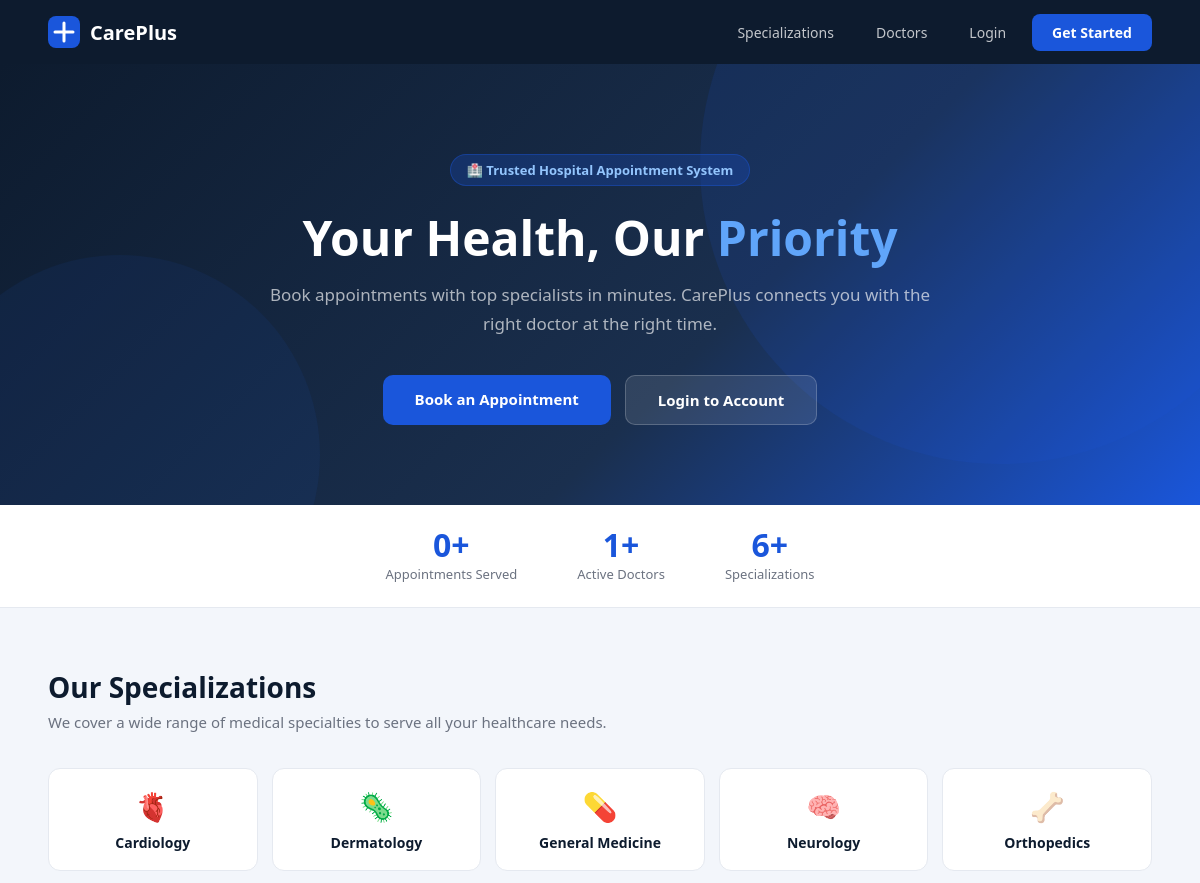
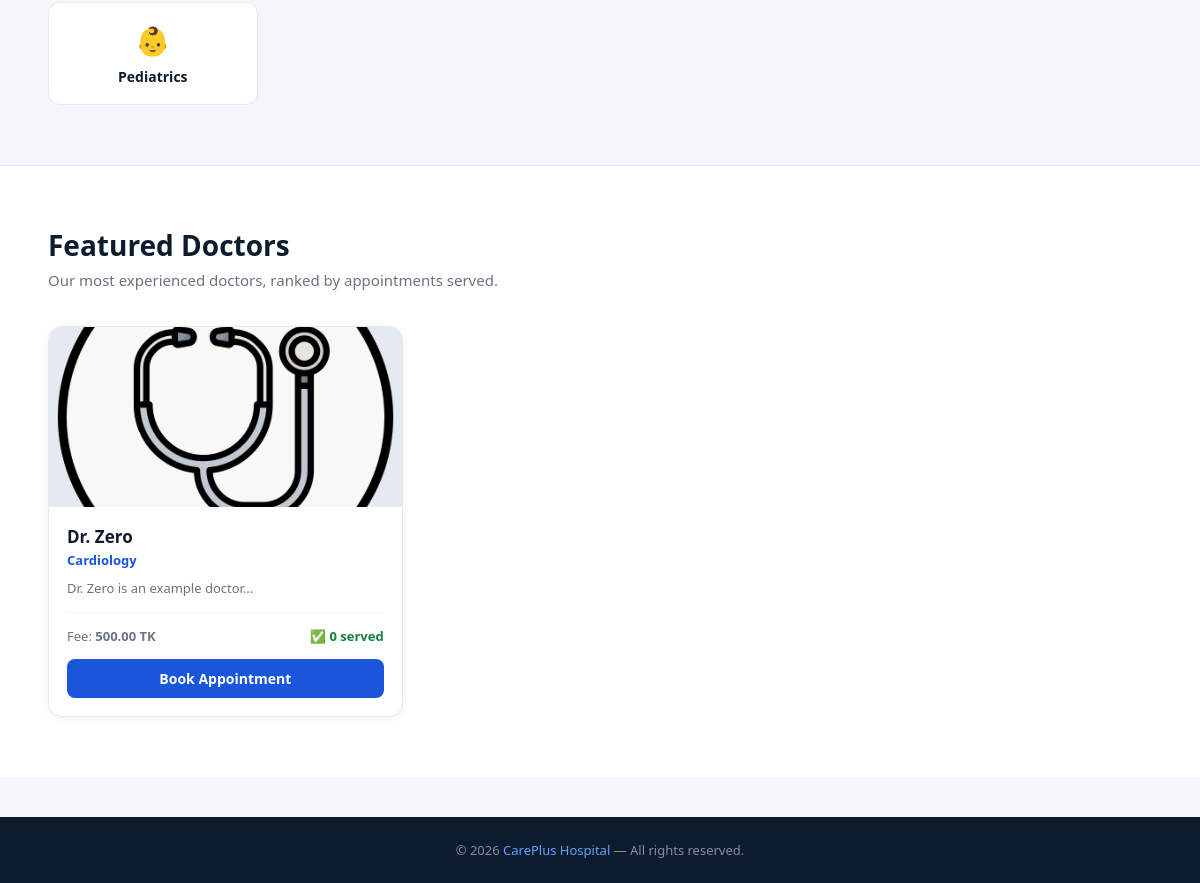
Page /View/Index.php on the committed database (2 pictures, top to bottom).
### tables this page shows
CREATE TABLE `specializations` (
  `specialization_id` int(11) NOT NULL,
  `specialization_name` varchar(100) NOT NULL
);

CREATE TABLE `doctors` (
  `doctor_id` int(11) NOT NULL,
  `user_id` int(11) NOT NULL,
  `specialization_id` int(11) NOT NULL,
  `doctor_bio` text DEFAULT NULL,
  `doctor_fee` decimal(10,2) NOT NULL,
  `doctor_photo` varchar(255) NOT NULL,
  `doctor_availability` varchar(100) NOT NULL,
  `doctor_created_at` timestamp NOT NULL DEFAULT current_timestamp()
);

CREATE TABLE `users` (
  `user_id` int(11) NOT NULL,
  `user_name` varchar(60) NOT NULL,
  `user_email` varchar(60) NOT NULL,
  `user_password` varchar(255) NOT NULL,
  `user_role` enum('Patient','Doctor','Admin') NOT NULL,
  `user_dob` date DEFAULT NULL,
  `user_bg` varchar(10) DEFAULT NULL,
  `user_phone` varchar(20) DEFAULT NULL,
  `user_is_active` tinyint(1) NOT NULL DEFAULT 1,
  `user_created_at` timestamp(1) NOT NULL DEFAULT current_timestamp(1)
);

### Model/AppointmentModel.php (called while the page is built, shortened)
<?php
class AppointmentModel {
    function getCompletedAppointmentCount($conn) {
        $sql = "SELECT COUNT(*) AS total FROM appointments WHERE appointment_status = 'Completed'";
        $result = $conn->query($sql);
        $row = $result->fetch_assoc();
        return $row['total'];
    }
}

### Model/DoctorModel.php (called while the page is built, shortened)
<?php
class DoctorModel {
    function getAllSpecializations($conn) {
        $sql = "SELECT specialization_id, specialization_name FROM specializations ORDER BY specialization_name ASC";
        $result = $conn->query($sql);
        return $result;
    }
    function getDoctorStats($conn) {
        $sql = "SELECT
                    COUNT(d.doctor_id) AS total_doctors,
                    SUM(CASE WHEN u.user_is_active = 1 THEN 1 ELSE 0 END) AS active_doctors
                FROM doctors d
                JOIN users u ON d.user_id = u.user_id";
        $result = $conn->query($sql);
        return $result->fetch_assoc();
    }
    function getTopDoctors($conn, $limit = 3) {
        $sql = "SELECT d.doctor_id, d.doctor_fee, d.doctor_photo, d.doctor_bio,
                       u.user_name,
                       s.specialization_name,
                       COUNT(a.appointment_id) AS total_appointments
                FROM doctors d
                JOIN users u ON d.user_id = u.user_id
                JOIN specializations s ON d.specialization_id = s.specialization_id
                LEFT JOIN appointments a ON d.doctor_id = a.doctor_id
                WHERE u.user_is_active = 1
                GROUP BY d.doctor_id, u.user_id, s.specialization_id
                ORDER BY total_appointments DESC
                LIMIT ?";
        $stmt = $conn->prepare($sql);
        $stmt->bind_param("i", $limit);
        $stmt->execute();
        $result = $stmt->get_result();
        return $result;
    }
}
?>

### View/Index.php (the view, shortened to what this page needs)
<?php
include_once "../Config/Db.php";
include_once "../Model/DoctorModel.php";
include_once "../Model/AppointmentModel.php";
$db = new Db();
$conn = $db->connection();
$doctorModel      = new DoctorModel();
$appointmentModel = new AppointmentModel();
$specializations  = $doctorModel->getAllSpecializations($conn);
$topDoctors       = $doctorModel->getTopDoctors($conn, 3);
$completedCount   = $appointmentModel->getCompletedAppointmentCount($conn);
$doctorStats      = $doctorModel->getDoctorStats($conn);
$specCount        = $specializations->num_rows;
$specializations->data_seek(0);
?>
<!DOCTYPE html>
<html lang="en">
<head>
    <link rel="stylesheet" href="Style.css">
</head>
<body>
<nav class="home-nav">
    <div class="home-nav-brand">
        <svg width="32" height="32" viewBox="0 0 32 32" fill="none">
            <rect width="32" height="32" rx="8" fill="#1a56db"/>
            <path d="M16 7v18M7 16h18" stroke="white" stroke-width="3" stroke-linecap="round"/>
        </svg>
        CarePlus
    </div>
    <div class="home-nav-links">
        <a href="#specializations">Specializations</a>
        <a href="#doctors">Doctors</a>
        <a href="Login.php">Login</a>
        <a href="Register.php" class="btn-nav">Get Started</a>
    </div>
</nav>
<div class="hero">
    <div class="hero-content">
        <div class="hero-badge">🏥 Trusted Hospital Appointment System</div>
        <h1>Your Health, Our <span>Priority</span></h1>
        <p class="hero-sub">Book appointments with top specialists in minutes. CarePlus connects you with the right doctor at the right time.</p>
        <div class="hero-actions">
            <a href="Register.php" class="btn-hero-primary">Book an Appointment</a>
            <a href="Login.php" class="btn-hero-secondary">Login to Account</a>
        </div>
    </div>
</div>
<div class="stat-bar">
    <div class="stat-bar-item">
        <div class="stat-bar-value"><?= number_format($completedCount) ?>+</div>
        <div class="stat-bar-label">Appointments Served</div>
    </div>
    <div class="stat-bar-item">
        <div class="stat-bar-value"><?= $doctorStats['active_doctors'] ?? 0 ?>+</div>
        <div class="stat-bar-label">Active Doctors</div>
    </div>
    <div class="stat-bar-item">
        <div class="stat-bar-value"><?= $specCount ?>+</div>
        <div class="stat-bar-label">Specializations</div>
    </div>
</div>
<div id="specializations" style="background:#f3f6fb; padding:60px 0;">
    <div class="section" style="padding-top:0; padding-bottom:0;">
        <div class="section-title">Our Specializations</div>
        <p class="section-sub">We cover a wide range of medical specialties to serve all your healthcare needs.</p>
        <?php
        $specIcons = [
            'cardiology'=>'🫀',
            'orthopedics'=>'🦴',
            'neurology'=>'🧠',
            'pediatrics'=>'👶',
            'dermatology'=>'🦠',
            'general medicine'=>'💊',
            'gynecology'=>'🤰🏽',
            'ophthalmology'=>'👁️',
            'dentistry'=>'🦷',
            'psychiatry'=>'🧘',
            'urology'=>'⚕️',
            'oncology'=>'🎗️',
        ];
        ?>
        <div class="spec-grid">
            <?php
            while ($spec = $specializations->fetch_assoc()):
                $key = strtolower($spec['specialization_name']);
                $icon = '🏥';
                foreach ($specIcons as $kw => $em) {
                    if (str_contains($key, $kw)) {
                        $icon = $em;
                        break;
                    }
                }
            ?>
            <div class="spec-pill">
                <span class="spec-pill-icon"><?= $icon ?></span>
                <?= htmlspecialchars($spec['specialization_name']) ?>
            </div>
            <?php endwhile; ?>
        </div>
    </div>
</div>
<div id="doctors" style="background:#fff; padding:60px 0; border-top:1px solid #e5e9f0;">
    <div class="section" style="padding-top:0; padding-bottom:0;">
        <div class="section-title">Featured Doctors</div>
        <p class="section-sub">Our most experienced doctors, ranked by appointments served.</p>
        <div class="featured-grid">
            <?php if ($topDoctors && $topDoctors->num_rows > 0): ?>
                <?php
                while ($doc = $topDoctors->fetch_assoc()):
                    $photoSrc = !empty($doc['doctor_photo']) ? '../' . $doc['doctor_photo']: '../Asset/Public/Uploads/Doctors/default.png';
                    $bio = $doc['doctor_bio'] ? htmlspecialchars(substr($doc['doctor_bio'], 0, 80)) . '...' : 'Experienced specialist dedicated to patient care.';
                ?>
                <div class="featured-card">
                    <img src="<?= htmlspecialchars($photoSrc) ?>" class="featured-photo" alt="<?= htmlspecialchars($doc['user_name']) ?>">
                    <div class="featured-body">
                        <div class="featured-name"><?= htmlspecialchars($doc['user_name']) ?></div>
                        <div class="featured-spec"><?= htmlspecialchars($doc['specialization_name']) ?></div>
                        <p style="font-size:13px;color:#6b7280;margin-top:10px;line-height:1.5;"><?= $bio ?></p>
                        <div class="featured-meta">
                            <span>Fee: <strong><?= htmlspecialchars($doc['doctor_fee']) ?> TK</strong></span>
                            <span class="featured-appt">✅ <?= $doc['total_appointments'] ?> served</span>
                        </div>
                        <a href="Register.php" class="btn btn-primary"
                           style="width:100%;justify-content:center;margin-top:14px;display:flex;">
                            Book Appointment
                        </a>
                    </div>
                </div>
                <?php endwhile; ?>
            <?php else: ?>
                <p style="color:#6b7280;">No doctors available yet.</p>
            <?php endif; ?>
        </div>
    </div>
</div>
<div class="home-footer">
    © <?= date('Y') ?> <span>CarePlus Hospital</span> — All rights reserved.
</div>
</body>
</html>

### rows in the picture
specializations: icon "🫀", specialization_name "Cardiology"
specializations: icon "🦠", specialization_name "Dermatology"
specializations: icon "💊", specialization_name "General Medicine"
specializations: icon "🧠", specialization_name "Neurology"
specializations: icon "🦴", specialization_name "Orthopedics"
specializations: icon "👶", specialization_name "Pediatrics"
doctors: doctor_photo (placeholder picture), user.user_name "Dr. Zero", specialization.specialization_name "Cardiology", doctor_bio "Dr. Zero is an example doctor...", doctor_fee "500.00", total_appointments "0"

### other values in the picture
$completedCount "0"
$doctorStats['active_doctors'] "1"
$specCount "6"
